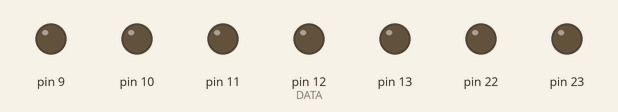
Simulated run of this sketch. Board: Arduino Uno, built with avr-gcc and run on an emulated ATmega328P. Shown: output pins drawn as LEDs (lit = HIGH). At 35.5 s the program stops and its outputs stay as they are.

Above: at 0.1 s.
At 4.9 s:
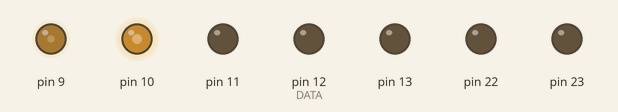
At 32.9 s:
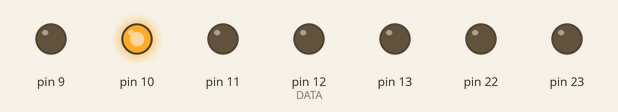
Timing chart, 0 to 34.4 s (numbered marks = the images above):
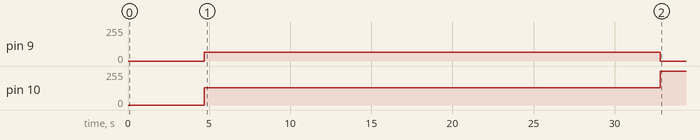

Measured:
- by itself, pin 9: 0/255 → 64/255 at 4.7 s, → 0/255 28.1 s later
- by itself, pin 10: 0/255 → 128/255 at 4.7 s, → 255/255 28.1 s later

The sketch:

UberChip_PU23_V2.10.INO
```cpp
//UberChip 4 wire stealth for PU23
//  V2.10
//  VajskiDs Consoles 2021
//  Refer to Github for install diagrams @ https://github.com/L10N37/tehUberChip_Another_PSX_Modchip
//  V1.1, Installed one today to ship off in this model, why wouldn't I? Spare arduinos on hand, doesn't interfere with the laser after boot and it takes 5 minutes to install.
//  A tidy Mayumi installation can take an hour if you're a trying to be *super neat*.

//  Gave it a quick test and it seems there was a slight oversight, like the PM41 version I have added genuine disc mode (start with lid open) as it was only working
//  with burnt games
//  and displaying Sony Computer Entertainment America with the SCEE string on the black Screen for NTSC US games, and the Sony Europe with SCEE string for copied PAL games
//  and finally, Sony Computer Entertainment Inc. for Japanese games :)
//  V2.00 Used some lower level type code for reading and changing pin states and some general optimisation, added link wire needed for genuine imports
//  at this stage, haven't been able to use software to produce this signal from an arduino.
//  V2.10 Added support for Genuine and Genuine imports without a genuine mode. The ability to disable the chip still remains.
//  The program used to make the calculations spits out a lot of broken code, used a pocket oscilliscope and uploaded a bunch of different settings and desired clock speeds until
//  I had something on the scope that was almost a 1:1 match of the WFCK signal. This signal gets turned off once injections are complete.

#define DATA 12
#define databit 4
#define lidbit 0
#define DATAPORT PORTB
#define DATAIO DDRB
int injectcounter = 0x00;
int bitdelay (3794);    //delay between bits sent to drive controller (MS)
int stringdelay (160);  //delay between string injections
char SCEE[] = "10011010100100111101001010111010010101110100S";
char SCEA[] = "10011010100100111101001010111010010111110100S";
char SCEI[] = "10011010100100111101001010111010010110110100S";
//DEFAULT 'SCEE' INJECTION, CHANGE IN INJECT() TO SUIT YOUR REGION (x 3 references to character string)

void setup() {
  //Set up the used pins
  DATAIO = 0xFE;        // 0B11111110;         OPPOSITE OF TRISIO! set to ZERO for input, ONE for OUTPUT
  DATAPORT = 0x00;      // write all port b outputs low
}
void Genuine() {              //Genuine disc mode (start PSX with lid open, then close)
  Genuine();
}

void NewDisc() {
  do
  {
    delay (1500);
  }
  while (bitRead (DATAPORT, lidbit) == 1);
  inject();
}

void DriveLidStatus() {
  TCCR1B = 0x18;                // 0001 1000, Disable Timer Clock
  bitClear (DATAIO, databit);  // OPPOSITE OF TRISIO! set to ZERO for input, ONE for OUTPUT
  injectcounter = 0;

  if (bitRead (DATAPORT, lidbit) == 0) {
    delay (1350) ;
  }
  else if (bitRead (DATAPORT, lidbit) == 1) {
    delay (1350);
    NewDisc();
  }
  DriveLidStatus();                           //forms a conditional if loop
}

void inject() {

// GATE WIRE SETUP***************************************
// RTM_TimerCalc 1.30,  RuntimeMicro.com
// Timer-1 Mode_14_16Bit_Fast_TOP_is_ICR

TCCR1B = 0x18; // 0001 1000, Disable Timer Clock
TCCR1A = 0xA2; // 1010 0010

ICR1 = 2205-1;
OCR1A = (int) (ICR1 * 0.25);
OCR1B = (int) (ICR1 * 0.50);
TCNT1=0x0;
TCCR1B |= 1; // Prescale=1, Enable Timer Clock
//********************************************************
  do
  {

    for (byte i = 0; i < sizeof(SCEE) - 1; i++)

      if (SCEE[i] == '0')
      {
        bitWrite (DATAIO, databit, 1);  // OPPOSITE OF TRISIO! set to ZERO for input, ONE for OUTPUT
        bitClear (DATAPORT, databit);
        delayMicroseconds (bitdelay);
      }
      else if (SCEE[i] == '1')
      {
        bitClear (DATAIO, databit);     // OPPOSITE OF TRISIO! set to ZERO for input, ONE for OUTPUT
        delayMicroseconds(bitdelay);
      }
      else if (bitRead (DATAPORT, lidbit) == 1)
      {
        DriveLidStatus();
      }
      else if (SCEE[i] == 'S')
      {
        injectcounter++;
        delay (stringdelay);
      }
  }
  while (injectcounter < 86);
}

void loop()
{
  if (injectcounter >= 86) {
    DriveLidStatus();
  }

  if (bitRead (DATAPORT, lidbit) == 1) {
    pinMode (DATA, INPUT);
    Genuine();              // Disable uberchip
  }
  delay (4700);             //start-up delay
  inject();
}
```
